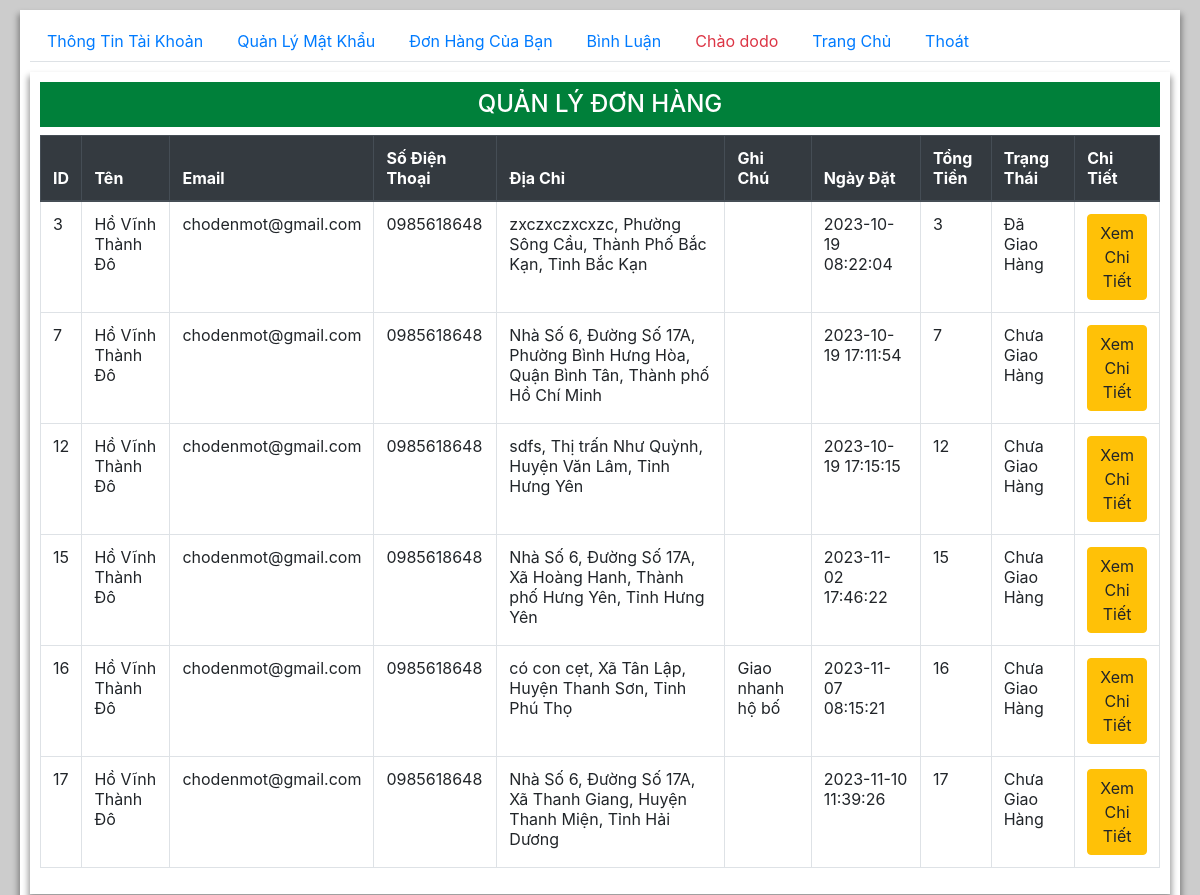
Page /user/user.php?page=orders (signed in) on the earlier database version.
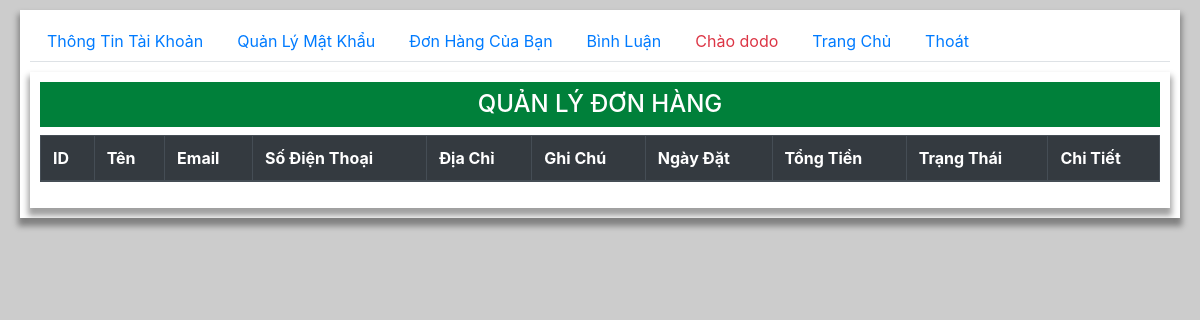
Same page on the later database version.
### tables this page shows
CREATE TABLE `orders` (
  `id` int(11) NOT NULL,
  `id_user` varchar(20) NOT NULL,
  `name` varchar(50) NOT NULL,
  `email` varchar(255) NOT NULL,
  `phone` varchar(15) NOT NULL,
  `address` varchar(255) NOT NULL,
  `note` varchar(100) NOT NULL,
  `total_money` int(11) NOT NULL,
  `order_date` datetime NOT NULL,
  `status` int(1) NOT NULL COMMENT '0 là chưa giao 1 là đã giao'
);

### user/orders.php (the view, shortened to what this page needs)
<div class="container">
    <h2 class="py-2 text-center h4 ">QUẢN LÝ ĐƠN HÀNG</h2>
    <table class="table table-hover table-bordered">
    <thead  class="thead-dark" >
        <tr>
            <th>ID</th>
            <th>Tên</th>
            <th>Email</th>
            <th>Số Điện Thoại</th>
            <th>Địa Chỉ</th>
            <th>Ghi Chú</th>
            <th>Ngày Đặt</th>
            <th>Tổng Tiền</th>
            <th>Trạng Thái</th>
            <th>Chi Tiết</th>
        </tr>
    </thead>
    <tbody>
    <?php
        require '../model/conn.php';
        if (isset($_COOKIE['usr'])) {
            $id_user = "and id_user = " . "'".$_COOKIE['usr']."'";
        }
        $stmt = $conn ->prepare("SELECT * FROM orders
        join (SELECT id_order, sum(total_money) as total_money from order_details GROUP BY id_order) as order_details
        where orders.id = order_details.id_order $id_user ORDER BY orders.id");
        $stmt -> execute();
        while($order = $stmt->fetch()){
            if ($order[8] == 1) {
                $order[8] = "Chưa Giao Hàng";
            }else if ($order[8] == 2) {
                $order[8] = "Đã Giao Hàng";
            }
            echo "<tr>
                <td>$order[0]</td>
                <td>$order[2]</td>
                <td>$order[3]</td>
                <td>$order[4]</td>
                <td>$order[5]</td>
                <td>$order[6]</td>
                <td>$order[7]</td>
                <td>".number_format($order[10], 0, "," , ".")."</td>
                <td>$order[8]</td>
                <td style='width:60px'><a href='user.php?page=order_details&id_order=$order[0]'><button class='btn btn-warning'>Xem Chi Tiết</button></a></td>
            </tr>";
        }
    ?>
    </tbody>
</table>
</div>

Differences in the rows shown:
removed orders: id "3", name "Hồ Vĩnh Thành Đô", email "chodenmot@gmail.com", phone "0985618648", address "zxczxczxcxzc, Phường Sông Cầu, Thành Phố Bắc Kạn, Tỉnh Bắc Kạn", order_date "2023-10-19 08:22:04", order "3", order "Đã Giao Hàng"
removed orders: id "7", name "Hồ Vĩnh Thành Đô", email "chodenmot@gmail.com", phone "0985618648", address "Nhà Số 6, Đường Số 17A, Phường Bình Hưng Hòa, Quận Bình Tân, Thành phố Hồ Chí Minh", order_date "2023-10-19 17:11:54", order "7", order "Chưa Giao Hàng"
removed orders: id "12", name "Hồ Vĩnh Thành Đô", email "chodenmot@gmail.com", phone "0985618648", address "sdfs, Thị trấn Như Quỳnh, Huyện Văn Lâm, Tỉnh Hưng Yên", order_date "2023-10-19 17:15:15", order "12", order "Chưa Giao Hàng"
removed orders: id "15", name "Hồ Vĩnh Thành Đô", email "chodenmot@gmail.com", phone "0985618648", address "Nhà Số 6, Đường Số 17A, Xã Hoàng Hanh, Thành phố Hưng Yên, Tỉnh Hưng Yên", order_date "2023-11-02 17:46:22", order "15", order "Chưa Giao Hàng"
removed orders: id "16", name "Hồ Vĩnh Thành Đô", email "chodenmot@gmail.com", phone "0985618648", address "có con cẹt, Xã Tân Lập, Huyện Thanh Sơn, Tỉnh Phú Thọ", note "Giao nhanh hộ bố", order_date "2023-11-07 08:15:21", order "16", order "Chưa Giao Hàng"
removed orders: id "17", name "Hồ Vĩnh Thành Đô", email "chodenmot@gmail.com", phone "0985618648", address "Nhà Số 6, Đường Số 17A, Xã Thanh Giang, Huyện Thanh Miện, Tỉnh Hải Dương", order_date "2023-11-10 11:39:26", order "17", order "Chưa Giao Hàng"
